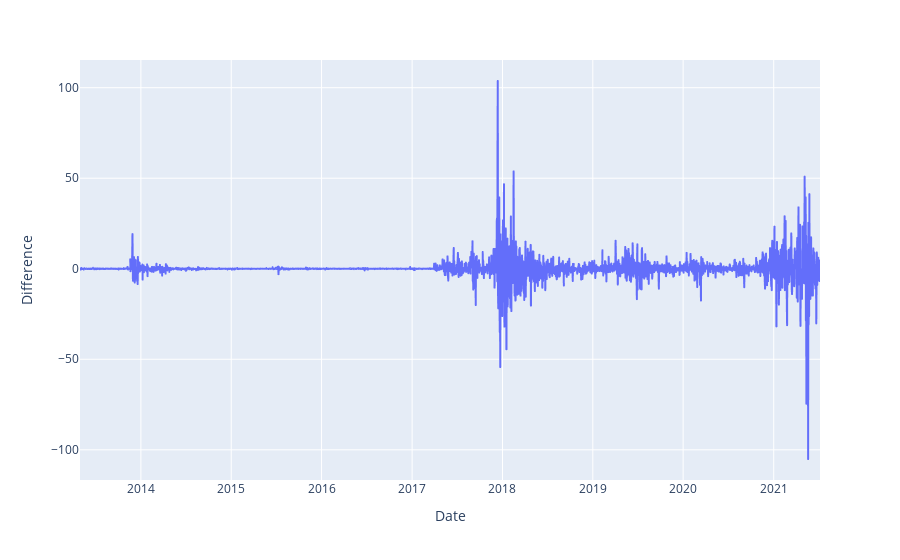

The notebook cell this image was saved under:
### Code cell
fig = px.line(data, x='Date', y="Difference")
fig.show();

### Figure 1 — Plotly figure (JSON) as saved in the notebook; plotly's stock layout.template omitted (floating-point values rounded to 4 significant figures; data arrays with more than 128 entries replaced by an {"elided": "..."} marker saying what was removed)
{"data": [{"hovertemplate": "Date=%{x}<br>Difference=%{y}<extra></extra>", "legendgroup": "", "line": {"color": "#636efa", "dash": "solid"}, "marker": {"symbol": "circle"}, "mode": "lines", "name": "", "showlegend": false, "x": {"elided": "2991 str values"}, "xaxis": "x", "y": {"elided": "2991 float values"}, "yaxis": "y", "type": "scattergl"}], "layout": {"xaxis": {"anchor": "y", "domain": [0, 1], "title": {"text": "Date"}}, "yaxis": {"anchor": "x", "domain": [0, 1], "title": {"text": "Difference"}}, "legend": {"tracegroupgap": 0}, "margin": {"t": 60}}}
